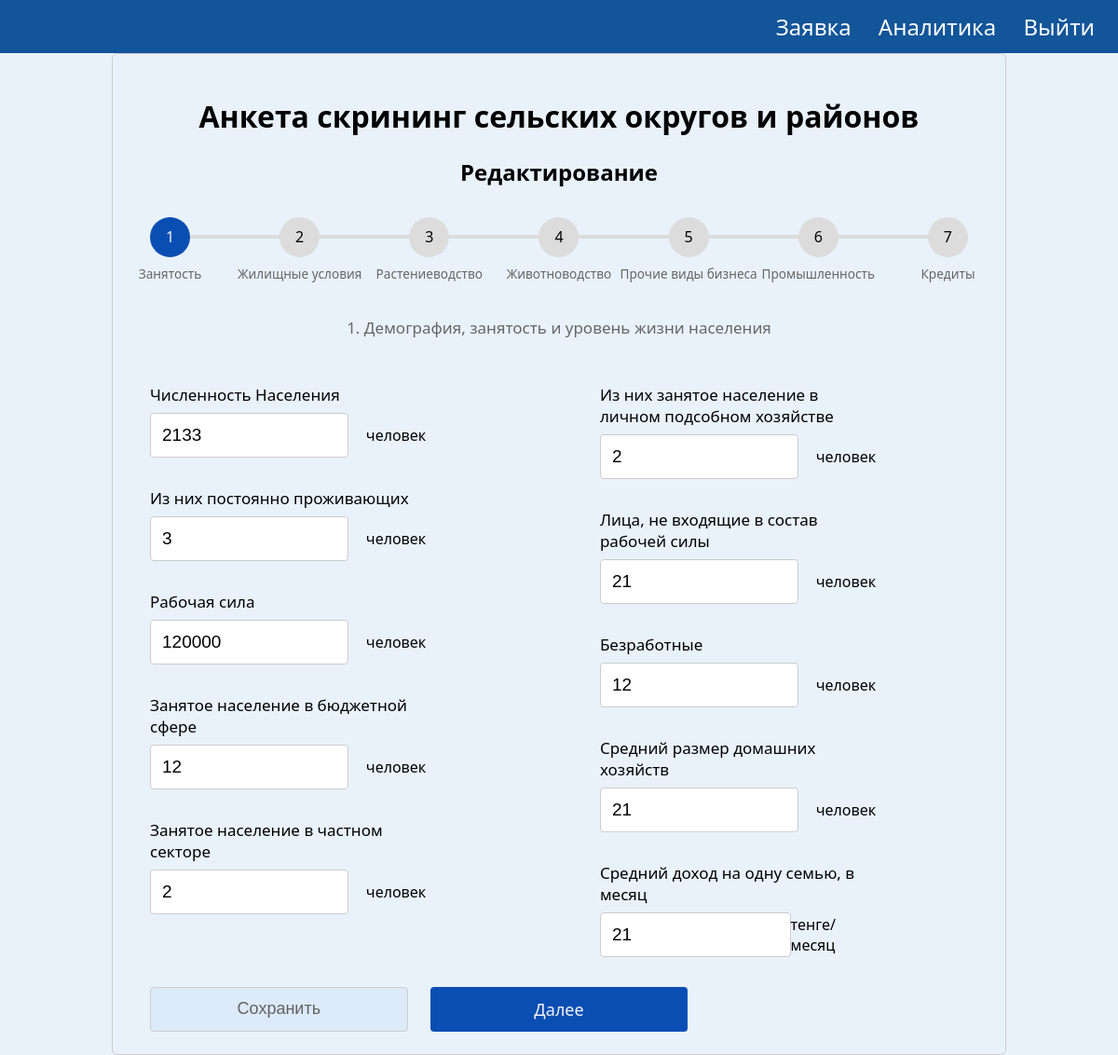
Screenshot of /account/edit (signed in) with the database file from the repository.
### app/models.py (models this page shows)
class Form(db.Model):
   id = db.Column(db.Integer, primary_key = True)
   user_id = db.Column(db.Integer, db.ForeignKey('user.id'))
   user = relationship("User",backref="forms")
   kato_2 = db.Column(db.String(1024))
   kato_2_name = db.Column(db.String(1024))
   kato_4 = db.Column(db.String(1024))
   kato_4_name = db.Column(db.String(1024))
   kato_6 = db.Column(db.String(1024))
   kato_6_name = db.Column(db.String(1024))
   form_year = db.Column(db.String(1024))
   labour_population = db.Column(db.Integer)
   labour_constant_population = db.Column(db.Integer)
   labour_labour = db.Column(db.Integer)
   labour_government_workers = db.Column(db.Integer)
   labour_private_labour = db.Column(db.Integer)
   labour_private_ogorod = db.Column(db.Integer)
   labour_total_econ_inactive_population = db.Column(db.Integer)
   labour_unemployed = db.Column(db.Integer)
   labour_household_size = db.Column(db.Integer)
   labour_average_income_family = db.Column(db.Integer)
   house_total_dvor = db.Column(db.Integer)
   house_zaselen_dvor = db.Column(db.Integer)
   dh_count = db.Column(db.Integer)
   dx_number_ogorodov = db.Column(db.Integer)
   dx_cx_land = db.Column(db.Numeric(30, 2))
   dx_pashnya = db.Column(db.Numeric(30, 2))
   dx_mnogoletnie = db.Column(db.Numeric(30, 2))
   dx_zelej = db.Column(db.Numeric(30, 2))
   dx_pastbishe = db.Column(db.Numeric(30, 2))
   dx_senokosy = db.Column(db.Numeric(30, 2))
   dx_ogorody = db.Column(db.Numeric(30, 2))
   dx_sad = db.Column(db.Numeric(30, 2))
   dx_urojai = db.Column(db.Numeric(30, 2))
   dx_cucumber = db.Column(db.Numeric(30, 2))
   dx_tomato = db.Column(db.Numeric(30, 2))
   dx_potato = db.Column(db.Numeric(30, 2))
   dx_kapusta = db.Column(db.Numeric(30, 2))
   dx_carrot = db.Column(db.Numeric(30, 2))
   dx_svekla = db.Column(db.Numeric(30, 2))
   dx_sweet_peper = db.Column(db.Numeric(30, 2))
   dx_baklajan = db.Column(db.Numeric(30, 2))
   dx_kabachek = db.Column(db.Numeric(30, 2))
   dx_onion = db.Column(db.Numeric(30, 2))
   dx_chesnok = db.Column(db.Numeric(30, 2))
   dx_redis = db.Column(db.Numeric(30, 2))
   dx_korm = db.Column(db.Numeric(30, 2))
   dx_fruits = db.Column(db.Numeric(30, 2))
   kx_amount = db.Column(db.Integer)
   kz_cx_land = db.Column(db.Numeric(30, 2))
   kx_pansya = db.Column(db.Numeric(30, 2))
   kx_mnogoletnie = db.Column(db.Numeric(30, 2))
   kx_zelej = db.Column(db.Numeric(30, 2))
   kx_pastbishe = db.Column(db.Numeric(30, 2))
   kx_senokosy = db.Column(db.Numeric(30, 2))
   kx_urojai = db.Column(db.Numeric(30, 2))
   kx_zerno = db.Column(db.Numeric(30, 2))
   kx_rice = db.Column(db.Numeric(30, 2))
   kx_maslichnye = db.Column(db.Numeric(30, 2))
   kx_korm = db.Column(db.Numeric(30, 2))
   kx_mnogoletnie_derevo = db.Column(db.Numeric(30, 2))
   kz_cx_land_reserve = db.Column(db.Numeric(30, 2))
   kx_pansya_reserve = db.Column(db.Numeric(30, 2))
   kx_mnogoletnie_reserve = db.Column(db.Numeric(30, 2))
   kx_zelej_reserve = db.Column(db.Numeric(30, 2))
   kx_pastbishe_reserve = db.Column(db.Numeric(30, 2))
   kx_senokosy_reserve = db.Column(db.Numeric(30, 2))
   infrastructure_polivochnaya_sistema_ = db.Column(db.Integer)
   infrastructure_polivochnaya_sistema_isused = db.Column(db.Integer)
   infrastructure_polivy = db.Column(db.Numeric(30, 2))
   infrastructure_mtm = db.Column(db.Integer)
   infrastructure_mtm_isused = db.Column(db.Integer)
   infrastructure_slad = db.Column(db.Integer)
   infrastructure_slad_isused = db.Column(db.Integer)
   infrastructure_garage = db.Column(db.Integer)
   infrastructure_garage_isused = db.Column(db.Integer)
   infrastructure_cycsterny = db.Column(db.Integer)
   infrastructure_cycsterny_isused = db.Column(db.Integer)
   infrastructure_transformator = db.Column(db.Integer)
   infrastructure_transformator_isused = db.Column(db.Integer)
   specialization_rastenivodstvo = db.Column(db.String(1024))
   animal_dvor = db.Column(db.Integer)
   animal_skot_bird = db.Column(db.Integer)
   animal_cx_land = db.Column(db.Numeric(30, 2))
   animal_pashnya = db.Column(db.Numeric(30, 2))
   animal_mnogolet = db.Column(db.Numeric(30, 2))
   animal_zalej = db.Column(db.Numeric(30, 2))
   animal_pastbisha = db.Column(db.Numeric(30, 2))
   animal_senokos = db.Column(db.Numeric(30, 2))
   animal_ogorod = db.Column(db.Numeric(30, 2))
   animal_sad = db.Column(db.Numeric(30, 2))
   animal_krs_milk = db.Column(db.Integer)
   animal_krs_meat = db.Column(db.Integer)
   animal_sheep = db.Column(db.Integer)
   animal_kozel = db.Column(db.Integer)
   animal_horse = db.Column(db.Integer)
   animal_camel = db.Column(db.Integer)
   animal_pig = db.Column(db.Integer)
   animal_chicken = db.Column(db.Integer)
   animal_gusi = db.Column(db.Integer)
   animal_duck = db.Column(db.Integer)
   animal_induk = db.Column(db.Integer)
   animal_mik_total = db.Column(db.Numeric(30, 2))
   animal_milk_cow = db.Column(db.Numeric(30, 2))
   animal_milkrate_cow = db.Column(db.Numeric(30, 2))
   animal_mil_kozel = db.Column(db.Numeric(30, 2))
   animal_milrate_kozel = db.Column(db.Numeric(30, 2))
   animal_milk_horse = db.Column(db.Numeric(30, 2))
   animal_milkrate_horse = db.Column(db.Numeric(30, 2))
   animal_milk_camel = db.Column(db.Numeric(30, 2))
   animal_milkrate_camel = db.Column(db.Numeric(30, 2))
   animal_meat_total = db.Column(db.Numeric(30, 2))
   animal_meat_cow = db.Column(db.Numeric(30, 2))
   animal_meat_sheep = db.Column(db.Numeric(30, 2))
   animal_meat_horse = db.Column(db.Numeric(30, 2))
   animal_meat_pig = db.Column(db.Numeric(30, 2))
   animal_meat_camel = db.Column(db.Numeric(30, 2))
   animal_meat_chicken = db.Column(db.Numeric(30, 2))
   animal_meat_duck = db.Column(db.Numeric(30, 2))
   animal_meat_gusi = db.Column(db.Numeric(30, 2))
   animal_egg_total = db.Column(db.Integer)
   animal_egg_chicken = db.Column(db.Integer)
   animal_egg_gusi = db.Column(db.Integer)
   animal_egg_perepel = db.Column(db.Integer)
   animal_transformator = db.Column(db.Integer)
   animal_transformator_isused = db.Column(db.Integer)
   specialization_animal = db.Column(db.String(1024))
   noncx_sto = db.Column(db.Integer)
   noncx_sto_needs = db.Column(db.Integer)
   noncx_kindergarden = db.Column(db.Integer)
   noncx_kindergarden_needs = db.Column(db.Integer)
   noncx_souvenier = db.Column(db.Integer)
   noncx_souvenier_needs = db.Column(db.Integer)
   noncx_pc_service = db.Column(db.Integer)
   noncx_pc_service_needs = db.Column(db.Integer)
   noncx_store = db.Column(db.Integer)
   noncx_store_needs = db.Column(db.Integer)
   noncx_remont_bytovoi_tech = db.Column(db.Integer)
   noncx_remont_bytovoi_tech_needs = db.Column(db.Integer)
   noncx_metal = db.Column(db.Integer)
   noncx_metal_needs = db.Column(db.Integer)
   noncx_accounting = db.Column(db.Integer)
   noncx_accounting_needs = db.Column(db.Integer)
   noncx_photo = db.Column(db.Integer)
   noncx_photo_needs = db.Column(db.Integer)
   noncx_turism = db.Column(db.Integer)
   noncx_turism_needs = db.Column(db.Integer)
   noncx_rent = db.Column(db.Integer)
   noncx_rent_needs = db.Column(db.Integer)
   noncx_cargo = db.Column(db.Integer)
   noncx_cargo_needs = db.Column(db.Integer)
   noncx_massage = db.Column(db.Integer)
   noncx_massage_needs = db.Column(db.Integer)
   noncx_foodcourt = db.Column(db.Integer)
   noncx_foodcourt_needs = db.Column(db.Integer)
   noncx_cleaning = db.Column(db.Integer)
   noncx_cleaning_needs = db.Column(db.Integer)
   noncx_beuty = db.Column(db.Integer)
   noncx_beuty_needs = db.Column(db.Integer)
   noncx_carwash = db.Column(db.Integer)
   noncx_carwash_needs = db.Column(db.Integer)
   noncx_atelie = db.Column(db.Integer)
   noncx_atelie_needs = db.Column(db.Integer)
   noncx_others = db.Column(db.Integer)
   noncx_others_needs = db.Column(db.Integer)
   noncx_stroika = db.Column(db.Integer)
   noncx_stroika_needs = db.Column(db.Integer)
   noncx_mebel = db.Column(db.Integer)
   noncx_mebel_needs = db.Column(db.Integer)
   noncx_stroi_material = db.Column(db.Integer)
   noncx_stroi_material_needs = db.Column(db.Integer)
   noncx_svarka = db.Column(db.Integer)
   noncx_svarka_needs = db.Column(db.Integer)
   noncx_woodworking = db.Column(db.Integer)
   noncx_woodworking_needs = db.Column(db.Integer)
   noncx_others_uslugi = db.Column(db.Integer)
   noncx_others_needs_uslugi = db.Column(db.Integer)
   manufacture_milk = db.Column(db.Numeric(30, 2))
   manufacture_milk_needs = db.Column(db.Numeric(30, 2))
   manufacture_meat = db.Column(db.Numeric(30, 2))
   manufacture_meat_needs = db.Column(db.Numeric(30, 2))
   manufacture_vegetables = db.Column(db.Numeric(30, 2))  # Corrected typo
   manufacture_vegetables_needs = db.Column(db.Numeric(30, 2))  # Corrected typo
   manufacture_mayo = db.Column(db.Numeric(30, 2))
   manufacture_mayo_needs = db.Column(db.Numeric(30, 2))
   manufacture_fish = db.Column(db.Numeric(30, 2))
   manufacture_fish_needs = db.Column(db.Numeric(30, 2))
   manufacture_choco = db.Column(db.Numeric(30, 2))
   manufacture_choco_needs = db.Column(db.Numeric(30, 2))
   manufacture_beer = db.Column(db.Numeric(30, 2))
   manufacture_beer_needs = db.Column(db.Numeric(30, 2))
   manufacture_vodka = db.Column(db.Numeric(30, 2))
   manufacture_vodka_needs = db.Column(db.Numeric(30, 2))
   manufacture_honey = db.Column(db.Numeric(30, 2))
   manufacture_honey_needs = db.Column(db.Numeric(30, 2))
   manufacture_polufabricat = db.Column(db.Numeric(30, 2))
   manufacture_polufabricat_needs = db.Column(db.Numeric(30, 2))
   manufacture_bread = db.Column(db.Numeric(30, 2))
   manufacture_bread_needs = db.Column(db.Numeric(30, 2))
   manufacture_others = db.Column(db.Numeric(30, 2))
   manufacture_others_needs = db.Column(db.Numeric(30, 2))
   credit_amount = db.Column(db.Integer)
   credit_total = db.Column(db.Integer)
   credit_average_total = db.Column(db.Integer)
   credit_zalog = db.Column(db.Numeric(30, 2))
   modified_date = db.Column(db.DateTime(timezone=True), default=datetime.now(timezone(timedelta(hours=6))), onupdate=datetime.now(timezone(timedelta(hours=6))))
   creation_date = db.Column(db.DateTime(timezone=True), default=datetime.now(timezone(timedelta(hours=6))))

### app/routes.py (the view, shortened to what this page needs)
@app.route('/account/edit', methods=['POST', 'GET'])
@login_required
def edit_form():
    formdata = Form.query.filter_by(user_id=current_user.id).first()
    form = FormDataForm(obj=formdata)
    if request.method == 'GET':
        return render_template('edit_form.html', form=form, user=current_user, measurement_units=measurement_units, formdata=formdata)

### app/templates/edit_form.html (shortened to what this page needs)
{% extends "base.html" %} {% block title %}Форма отчетности МСХ{% endblock %}
{% block content %}
<link rel="stylesheet" href="{{ url_for('static', filename='ms_form.css') }}" />
<body>
  <form action="#" class="form" method="POST">
    <h1 class="text-center">Анкета скрининг сельских округов и районов</h1>
    <h2 class="text-center">Редактирование</h2>
    <div class="progressbar">
      <div class="progress-step progress-step-active" data-title="Занятость"></div>
      <div class="progress-step" data-title="Жилищные условия"></div>
      <div class="progress-step" data-title="Растениеводство"></div>
      <div class="progress-step" data-title="Животноводство"></div>
      <div class="progress-step" data-title="Прочие виды бизнеса"></div>
      <div class="progress-step" data-title="Промышленность"></div>
      <div class="progress-step" data-title="Кредиты"></div>
    </div>
    <div class="form-step form-step-active">
      <p class="step-title">1. Демография, занятость и уровень жизни населения</p>
      <div class="input-columns">
        <div class="subform">
          <div class="input-group">
            <div class="label">
              {{ form.labour_population.label }}
            </div>
          <div class="input_with_measure">
              {{ form.labour_population }}
              {{ measurement_units['human'] }}
          </div>
          </div>
     <div class="input-group">
      <div class="label">
        {{ form.labour_constant_population.label }}
      </div>
      <div class="input_with_measure">
        {{ form.labour_constant_population }}
        {{ measurement_units['human'] }}
      </div>
    </div>
    <div class="input-group">
      <div class="label">
        {{ form.labour_labour.label }}
      </div>
      <div class="input_with_measure">
        {{ form.labour_labour }}
        {{ measurement_units['human'] }}
      </div>
    </div>
    <div class="input-group">
      <div class="label">
        {{ form.labour_government_workers.label }}
      </div>
      <div class="input_with_measure">
        {{ form.labour_government_workers }}
        {{ measurement_units['human'] }}
      </div>
    </div>
    <div class="input-group">
      <div class="label">
        {{ form.labour_private_labour.label }}
      </div>
      <div class="input_with_measure">
        {{ form.labour_private_labour }}
        {{ measurement_units['human'] }}
      </div>
    </div>
        </div>
    <div class="subform">
    <div class="input-group">
      <div class="label">
        {{ form.labour_private_ogorod.label }}
      </div>
      <div class="input_with_measure">
        {{ form.labour_private_ogorod }}
        {{ measurement_units['human'] }}
      </div>
    </div>
    <div class="input-group">
      <div class="label">
        {{ form.labour_total_econ_inactive_population.label }}
      </div>
      <div class="input_with_measure">
        {{ form.labour_total_econ_inactive_population }}
        {{ measurement_units['human'] }}
      </div>
    </div>
    <div class="input-group">
      <div class="label">
        {{ form.labour_unemployed.label }}
      </div>
      <div class="input_with_measure">
        {{ form.labour_unemployed }}
        {{ measurement_units['human'] }}
      </div>
    </div>
    <div class="input-group">
      <div class="label">
        {{ form.labour_household_size.label }}
      </div>
      <div class="input_with_measure">
        {{ form.labour_household_size }}
        {{ measurement_units['human'] }}
      </div>
    </div>
    <div class="input-group">
      <div class="label">
        {{ form.labour_average_income_family.label }}
      </div>
      <div class="input_with_measure">
        {{ form.labour_average_income_family }}
        {{ measurement_units['tg/m'] }}
      </div>
    </div>
</div>
        </div>
      <div class="btns-group">
          {{ form.submit(class="btn btn-submit") }}
        <a href="#" class="btn btn-next">Далее</a>
      </div>
    </div>
  </form>
</body>
{% endblock %}

### rows the page displays
Form: labour_population "2133", labour_constant_population "3", labour_labour "120000", labour_government_workers "12", labour_private_labour "2", labour_private_ogorod "2", labour_total_econ_inactive_population "21", labour_unemployed "12", labour_household_size "21", labour_average_income_family "21"

### other values shown
{{ measurement_units['human'] }} "человек"
{{ measurement_units['tg/m'] }} "тенге/месяц"
